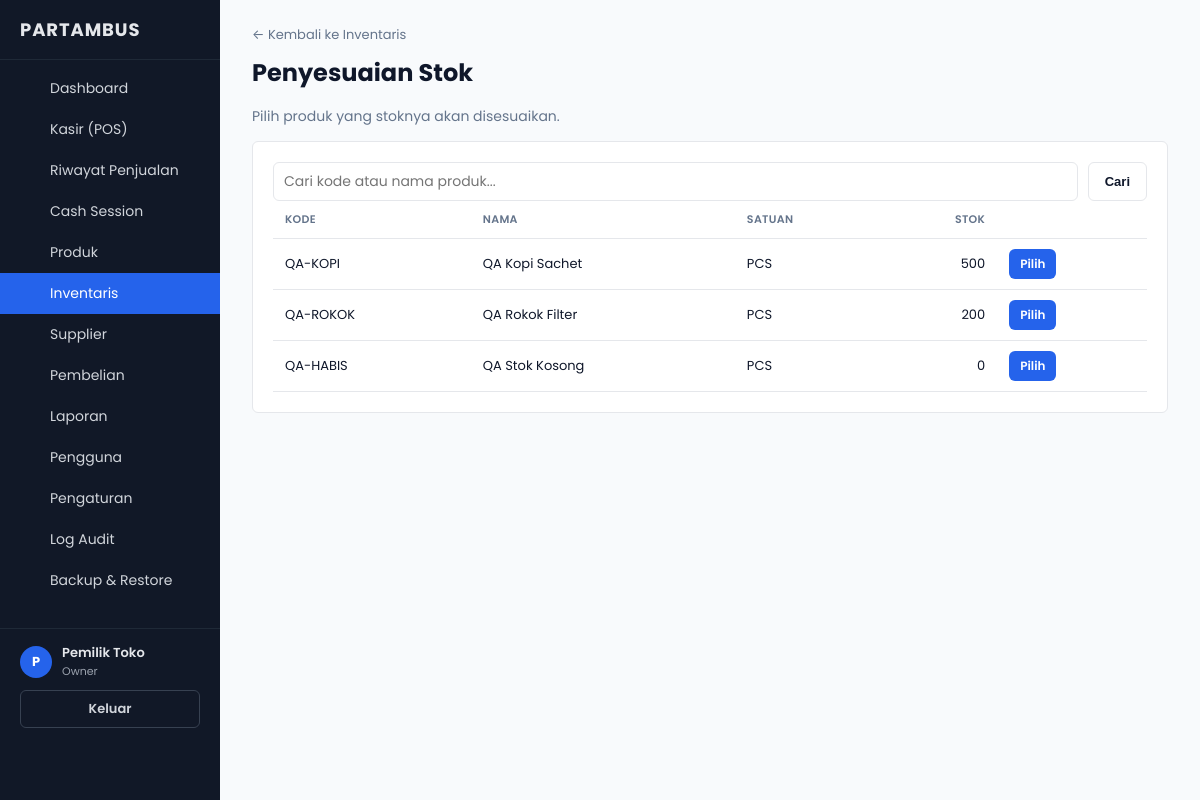
The app's page /inventory/adjustment.php (signed in) with its own data.
### tables this page shows
CREATE TABLE products (
  id                       INT UNSIGNED AUTO_INCREMENT PRIMARY KEY,
  code                     VARCHAR(50)  NOT NULL,
  code_normalized          VARCHAR(50)  NOT NULL,  
  barcode                  VARCHAR(64)  NULL,
  name                     VARCHAR(150) NOT NULL,
  base_unit_name           VARCHAR(30)  NOT NULL,
  low_stock_threshold_base INT NOT NULL DEFAULT 0,
  current_stock_base       INT NOT NULL DEFAULT 0,      
  current_wac              DECIMAL(15,4) NULL,          
  active                   TINYINT(1) NOT NULL DEFAULT 1,
  created_by               INT UNSIGNED NULL,
  updated_by               INT UNSIGNED NULL,
  created_at               DATETIME NOT NULL DEFAULT CURRENT_TIMESTAMP,
  updated_at               DATETIME NOT NULL DEFAULT CURRENT_TIMESTAMP ON UPDATE CURRENT_TIMESTAMP,
  UNIQUE KEY uq_products_code_normalized (code_normalized),
  UNIQUE KEY uq_products_barcode (barcode),
  CONSTRAINT fk_products_created_by FOREIGN KEY (created_by) REFERENCES users(id),
  CONSTRAINT fk_products_updated_by FOREIGN KEY (updated_by) REFERENCES users(id)
);

### lib/helpers.php (called while the page is built, shortened)
<?php
function e(?string $value): string
{
    return htmlspecialchars($value ?? '', ENT_QUOTES, 'UTF-8');
}

### includes/product_picker.php (the view, shortened to what this page needs)
<?php
$pickerSearch = trim((string) ($_GET['q'] ?? ''));
if ($pickerSearch !== '') {
    $stmt = $pdo->prepare(
        'SELECT id, code, name, base_unit_name, current_stock_base FROM products
         WHERE active = 1 AND (code LIKE ? OR barcode LIKE ? OR name LIKE ?) ORDER BY name LIMIT 20'
    );
    $like = '%' . $pickerSearch . '%';
    $stmt->execute([$like, $like, $like]);
} else {
    $stmt = $pdo->query('SELECT id, code, name, base_unit_name, current_stock_base FROM products WHERE active = 1 ORDER BY name LIMIT 20');
}
$pickerProducts = $stmt->fetchAll();
?>
<div class="card">
  <form method="get" class="pos-search-form">
    <input type="search" name="q" value="<?= e($pickerSearch) ?>" id="picker-search-input" class="pos-search-input" placeholder="Cari kode atau nama produk..." autocomplete="off">
    <button type="submit" class="btn btn-secondary">Cari</button>
  </form>
  <table>
    <thead>
      <tr><th>Kode</th><th>Nama</th><th>Satuan</th><th class="text-right">Stok</th><th></th></tr>
    </thead>
    <tbody>
    <?php foreach ($pickerProducts as $p): ?>
      <tr class="clickable-row" data-href="?product_id=<?= (int) $p['id'] ?>" tabindex="0">
        <td><?= e($p['code']) ?></td>
        <td><?= e($p['name']) ?></td>
        <td><?= e($p['base_unit_name']) ?></td>
        <td class="text-right"><?= (int) $p['current_stock_base'] ?></td>
        <td><a class="btn btn-small" href="?product_id=<?= (int) $p['id'] ?>">Pilih</a></td>
      </tr>
    <?php endforeach; ?>
    </tbody>
  </table>
</div>

### assets/css/style.css (style rules this page uses)
:root { color-scheme: light; --color-bg: #F8FAFC; --color-surface: #ffffff; --color-border: #E5E7EB; --color-text: #0F172A; --color-text-muted: #64748B; --color-primary: #2563EB; --color-primary-hover: #1d4ed8; --color-secondary: #10B981; --color-secondary-hover: #0ea472; --color-info: #3B82F6; --color-danger: #dc2626; --color-danger-hover: #b91c1c; --color-success: #22C55E; --color-warning: #b45309; --color-warning-accent: #F59E0B; --color-warning-bg: #fef3c7; --color-danger-bg: #fee2e2; --color-success-bg: #dcfce7; --sidebar-width: 220px; --radius: 6px; --radius-lg: 14px; --color-hover: #f3f4f6; --color-blue-soft: #dbeafe; --color-blue-soft-light: #eff6ff; --color-purple-soft: #ede9fe; --color-purple-soft-light: #f5f3ff; --color-success-text: #166534; --color-danger-text: #991b1b; --color-warning-text: #92400e; --color-purple-text: #5b21b6; --color-info-text: #1e40af; --color-icon-chip-bg: rgba(255, 255, 255, 0.6); }
* { box-sizing: border-box; }
body { margin: 0; font-family: 'Poppins', -apple-system, "Segoe UI", Roboto, Arial, sans-serif; background: var(--color-bg); color: var(--color-text); font-size: 14px; }
a { color: var(--color-primary); text-decoration: none; }
.card { background: var(--color-surface); border: 1px solid var(--color-border); border-radius: var(--radius); padding: 20px; margin-bottom: 20px; }
table { width: 100%; border-collapse: collapse; font-size: 13px; }
th, td { padding: 10px 12px; text-align: left; border-bottom: 1px solid var(--color-border); vertical-align: middle; }
th { color: var(--color-text-muted); font-weight: 600; text-transform: uppercase; font-size: 11px; letter-spacing: 0.03em; }
tbody tr { transition: background-color 0.12s ease; }
.clickable-row { cursor: pointer; }
.text-right { text-align: right; }
input[type=text], input[type=password], input[type=number], input[type=search], select, textarea { width: 100%; padding: 8px 10px; border: 1px solid var(--color-border); border-radius: var(--radius); font-size: 14px; font-family: inherit; background: var(--color-surface); color: var(--color-text); }
.btn { display: inline-block; padding: 8px 16px; border-radius: var(--radius); border: 1px solid transparent; background: var(--color-primary); color: #fff; font-size: 13px; font-weight: 600; cursor: pointer; }
.btn-secondary { background: var(--color-surface); color: var(--color-text); border-color: var(--color-border); }
.btn-small { padding: 5px 10px; font-size: 12px; }
.pos-search-form { display: flex; gap: 10px; }
.pos-search-input { flex: 1; font-size: 22px; padding: 16px 18px; border: 2px solid var(--color-border); border-radius: 8px; }

### records on screen
products: code "QA-KOPI", name "QA Kopi Sachet", base_unit_name "PCS", current_stock_base "500"
products: code "QA-ROKOK", name "QA Rokok Filter", base_unit_name "PCS", current_stock_base "200"
products: code "QA-HABIS", name "QA Stok Kosong", base_unit_name "PCS", current_stock_base "0"

### other values on screen
APP_NAME "PARTAMBUS"
$label "Dashboard"
$label "Kasir (POS)"
$label "Riwayat Penjualan"
$label "Cash Session"
$label "Produk"
$label "Inventaris"
$label "Supplier"
$label "Pembelian"
$label "Laporan"
$label "Pengguna"
$label "Pengaturan"
$label "Log Audit"
$label "Backup & Restore"
mb_strtoupper(mb_substr($user['full_name'], 0, 1)) "P"
